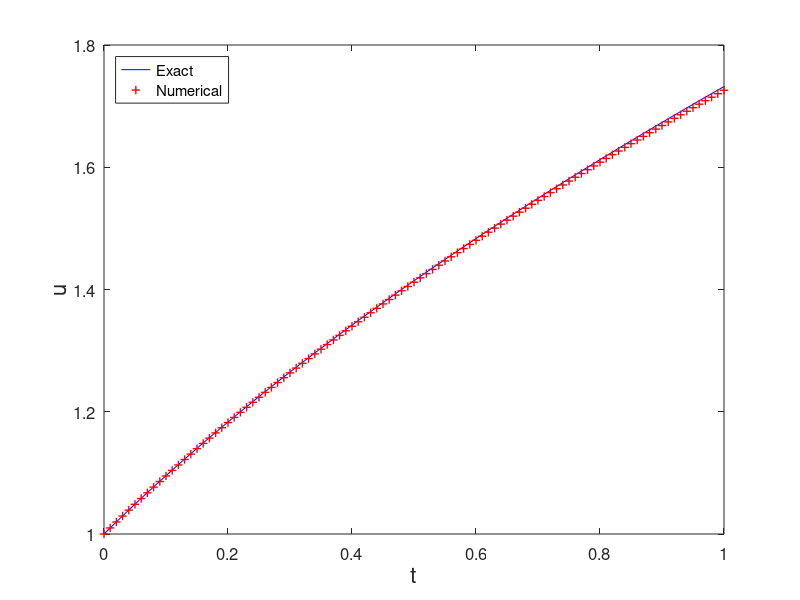

Reproduce this figure in MATLAB.
% BackEuler.m
% Backward Euler Method for Nonlinear ODE:
% u'(x)=u-2x/u in [0,1]
% Initial condition: u(0)=1;
% Exact solution: u=sqrt(2*x+1)
clear all; close all;
h=0.01;
x=0:h:1;
N=length(x)-1;
u(1)=1;
NI(1,N)=0;  % Record the number of iterations
for n=1:N
    % Newton iteration
    Xn=u(n);
    Xp=Xn;
    Xprev=0;
    while abs(Xp-Xprev) > eps*abs(Xp)
        Xprev=Xp;
        Xp=Xp-(Xp-h*Xp+2*h*x(n+1)/Xp-u(n))./(1-h-2*h*x(n+1)/(Xp^2));
        NI(n)=NI(n)+1;
    end
    u(n+1)=Xp;
end
ue=sqrt(2*x+1);    % exact solution
plot(x,ue,'b-',x,u,'r+','LineWidth',1)
legend('Exact ','Numerical','location','northwest')
% title('Backward Euler method','fontsize',12)
set(gca,'fontsize',12)
xlabel('t','fontsize',16), ylabel('u','fontsize',16)

% computing error
error=max(abs(u-ue))

% print -dpng -r600 BackEuler.png
% print -depsc2 BackEuler.eps
